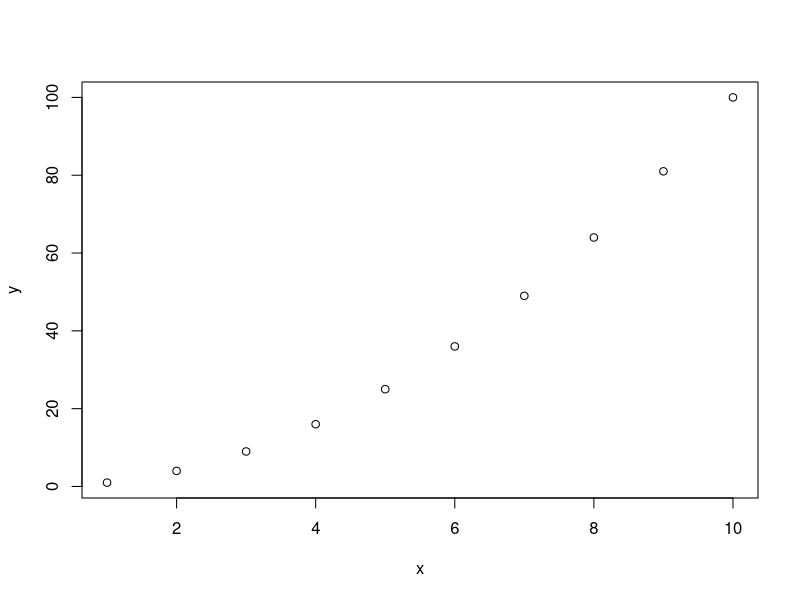
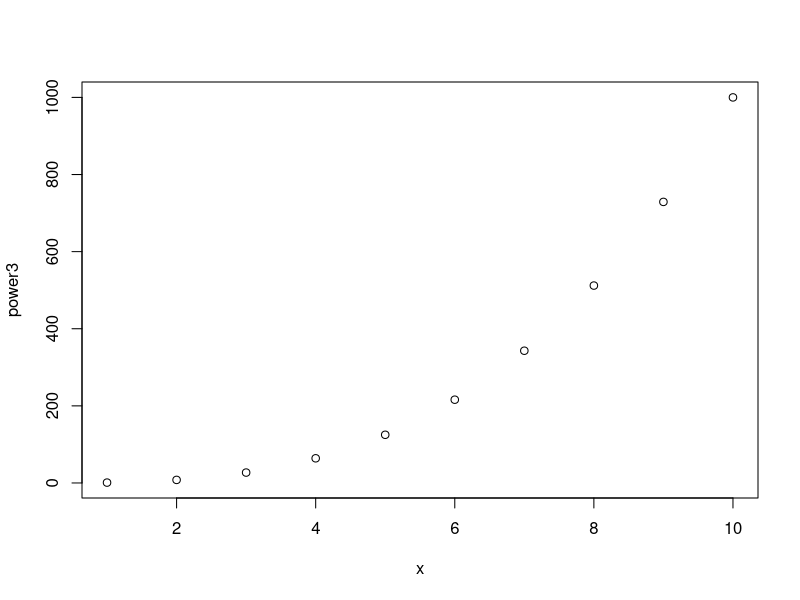

Source code (R) for these figures, in order:
power<-function(){
  power<-2^3;
  print(power);
}

power2<-function(x, a){
  power<-x^a;
  print(power);
}
power2(10,3)
power2(8,17)
power2(131,3)

power3<-function(x, a){
  power3 = x^a;
  return(power3)
}
print(power3(8,2))

x<-1:10
y=power3(x, 2)
plot(x,y)

PlotPower<-function(x, a){
  power3 = x^a;
  plot(x, power3)
}

PlotPower(1:10, 3)

sum2<-function(n){
  v<-1:n;
  sum(v^2)
}
sum2(3)


sum3<-function(n){
  v<-1:n;
  sum(v^3)
}
sum3(3)
